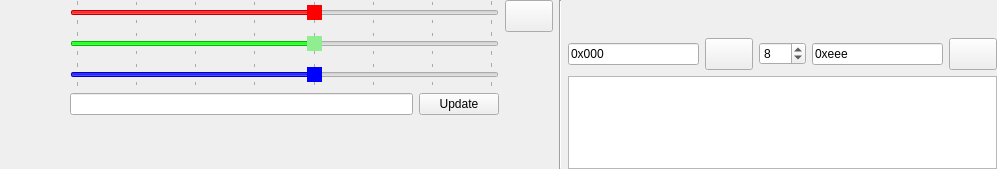
<?xml version="1.0" encoding="UTF-8"?>
<ui version="4.0">
 <class>PalGenMixWidget</class>
 <widget class="QWidget" name="PalGenMixWidget">
  <property name="geometry">
   <rect>
    <x>0</x>
    <y>0</y>
    <width>997</width>
    <height>169</height>
   </rect>
  </property>
  <property name="maximumSize">
   <size>
    <width>16777215</width>
    <height>16777215</height>
   </size>
  </property>
  <property name="windowTitle">
   <string>Form</string>
  </property>
  <layout class="QHBoxLayout" name="horizontalLayout">
   <property name="leftMargin">
    <number>0</number>
   </property>
   <property name="topMargin">
    <number>0</number>
   </property>
   <property name="rightMargin">
    <number>0</number>
   </property>
   <property name="bottomMargin">
    <number>0</number>
   </property>
   <item>
    <widget class="QWidget" name="colorWidget" native="true">
     <property name="minimumSize">
      <size>
       <width>64</width>
       <height>0</height>
      </size>
     </property>
    </widget>
   </item>
   <item>
    <layout class="QVBoxLayout" name="verticalLayout">
     <item>
      <widget class="QSlider" name="redSlider">
       <property name="palette">
        <palette>
         <active>
          <colorrole role="Highlight">
           <brush brushstyle="SolidPattern">
            <color alpha="255">
             <red>255</red>
             <green>0</green>
             <blue>4</blue>
            </color>
           </brush>
          </colorrole>
         </active>
         <inactive>
          <colorrole role="Highlight">
           <brush brushstyle="SolidPattern">
            <color alpha="255">
             <red>255</red>
             <green>0</green>
             <blue>4</blue>
            </color>
           </brush>
          </colorrole>
         </inactive>
         <disabled>
          <colorrole role="Highlight">
           <brush brushstyle="SolidPattern">
            <color alpha="255">
             <red>159</red>
             <green>160</green>
             <blue>161</blue>
            </color>
           </brush>
          </colorrole>
         </disabled>
        </palette>
       </property>
       <property name="styleSheet">
        <string notr="true">QSlider::handle:horizontal {background-color: red;}</string>
       </property>
       <property name="maximum">
        <number>7</number>
       </property>
       <property name="pageStep">
        <number>1</number>
       </property>
       <property name="value">
        <number>4</number>
       </property>
       <property name="orientation">
        <enum>Qt::Horizontal</enum>
       </property>
       <property name="tickPosition">
        <enum>QSlider::TicksBothSides</enum>
       </property>
      </widget>
     </item>
     <item>
      <widget class="QSlider" name="greenSlider">
       <property name="palette">
        <palette>
         <active>
          <colorrole role="Highlight">
           <brush brushstyle="SolidPattern">
            <color alpha="255">
             <red>0</red>
             <green>255</green>
             <blue>0</blue>
            </color>
           </brush>
          </colorrole>
         </active>
         <inactive>
          <colorrole role="Highlight">
           <brush brushstyle="SolidPattern">
            <color alpha="255">
             <red>0</red>
             <green>255</green>
             <blue>0</blue>
            </color>
           </brush>
          </colorrole>
         </inactive>
         <disabled>
          <colorrole role="Highlight">
           <brush brushstyle="SolidPattern">
            <color alpha="255">
             <red>159</red>
             <green>160</green>
             <blue>161</blue>
            </color>
           </brush>
          </colorrole>
         </disabled>
        </palette>
       </property>
       <property name="styleSheet">
        <string notr="true">QSlider::handle:horizontal {background-color: lightgreen;}</string>
       </property>
       <property name="maximum">
        <number>7</number>
       </property>
       <property name="pageStep">
        <number>1</number>
       </property>
       <property name="value">
        <number>4</number>
       </property>
       <property name="orientation">
        <enum>Qt::Horizontal</enum>
       </property>
       <property name="tickPosition">
        <enum>QSlider::TicksBothSides</enum>
       </property>
      </widget>
     </item>
     <item>
      <widget class="QSlider" name="blueSlider">
       <property name="palette">
        <palette>
         <active>
          <colorrole role="Highlight">
           <brush brushstyle="SolidPattern">
            <color alpha="255">
             <red>0</red>
             <green>0</green>
             <blue>255</blue>
            </color>
           </brush>
          </colorrole>
         </active>
         <inactive>
          <colorrole role="Highlight">
           <brush brushstyle="SolidPattern">
            <color alpha="255">
             <red>0</red>
             <green>0</green>
             <blue>255</blue>
            </color>
           </brush>
          </colorrole>
         </inactive>
         <disabled>
          <colorrole role="Highlight">
           <brush brushstyle="SolidPattern">
            <color alpha="255">
             <red>159</red>
             <green>160</green>
             <blue>161</blue>
            </color>
           </brush>
          </colorrole>
         </disabled>
        </palette>
       </property>
       <property name="styleSheet">
        <string notr="true">QSlider::handle:horizontal {background-color: blue;}</string>
       </property>
       <property name="maximum">
        <number>7</number>
       </property>
       <property name="pageStep">
        <number>1</number>
       </property>
       <property name="value">
        <number>4</number>
       </property>
       <property name="orientation">
        <enum>Qt::Horizontal</enum>
       </property>
       <property name="tickPosition">
        <enum>QSlider::TicksBothSides</enum>
       </property>
      </widget>
     </item>
     <item>
      <layout class="QHBoxLayout" name="horizontalLayout_2">
       <item>
        <widget class="QLineEdit" name="colorEdit"/>
       </item>
       <item>
        <widget class="QPushButton" name="updateButton">
         <property name="toolTip">
          <string>Update sliders from hex value</string>
         </property>
         <property name="text">
          <string>Update</string>
         </property>
        </widget>
       </item>
      </layout>
     </item>
     <item>
      <spacer name="verticalSpacer">
       <property name="orientation">
        <enum>Qt::Vertical</enum>
       </property>
       <property name="sizeHint" stdset="0">
        <size>
         <width>20</width>
         <height>40</height>
        </size>
       </property>
      </spacer>
     </item>
    </layout>
   </item>
   <item>
    <layout class="QVBoxLayout" name="verticalLayout_2">
     <item>
      <widget class="QPushButton" name="colorPicker">
       <property name="minimumSize">
        <size>
         <width>48</width>
         <height>32</height>
        </size>
       </property>
       <property name="toolTip">
        <string>Drag &amp; Drop</string>
       </property>
       <property name="icon">
        <iconset resource="main.qrc">
         <normaloff>:/icons/colorpicker.png</normaloff>:/icons/colorpicker.png</iconset>
       </property>
      </widget>
     </item>
     <item>
      <spacer name="verticalSpacer_2">
       <property name="orientation">
        <enum>Qt::Vertical</enum>
       </property>
       <property name="sizeHint" stdset="0">
        <size>
         <width>20</width>
         <height>40</height>
        </size>
       </property>
      </spacer>
     </item>
    </layout>
   </item>
   <item>
    <widget class="Line" name="line">
     <property name="orientation">
      <enum>Qt::Vertical</enum>
     </property>
    </widget>
   </item>
   <item>
    <layout class="QVBoxLayout" name="verticalLayout_3">
     <item>
      <widget class="GradientWidget" name="gradientWidget" native="true">
       <property name="minimumSize">
        <size>
         <width>256</width>
         <height>32</height>
        </size>
       </property>
       <property name="maximumSize">
        <size>
         <width>16777215</width>
         <height>32</height>
        </size>
       </property>
      </widget>
     </item>
     <item>
      <layout class="QHBoxLayout" name="horizontalLayout_4">
       <item>
        <widget class="QLineEdit" name="colorEditA">
         <property name="toolTip">
          <string>Gradient start color</string>
         </property>
         <property name="text">
          <string>0x000</string>
         </property>
        </widget>
       </item>
       <item>
        <widget class="QPushButton" name="colorPickerA">
         <property name="minimumSize">
          <size>
           <width>48</width>
           <height>32</height>
          </size>
         </property>
         <property name="toolTip">
          <string>Start color picker</string>
         </property>
         <property name="text">
          <string/>
         </property>
         <property name="icon">
          <iconset resource="main.qrc">
           <normaloff>:/icons/colorpicker.png</normaloff>:/icons/colorpicker.png</iconset>
         </property>
        </widget>
       </item>
       <item>
        <widget class="QSpinBox" name="colorCount">
         <property name="toolTip">
          <string>Gradient step count</string>
         </property>
         <property name="minimum">
          <number>2</number>
         </property>
         <property name="maximum">
          <number>256</number>
         </property>
         <property name="value">
          <number>8</number>
         </property>
        </widget>
       </item>
       <item>
        <widget class="QLineEdit" name="colorEditB">
         <property name="toolTip">
          <string>Gradient end color</string>
         </property>
         <property name="text">
          <string>0xeee</string>
         </property>
        </widget>
       </item>
       <item>
        <widget class="QPushButton" name="colorPickerB">
         <property name="minimumSize">
          <size>
           <width>48</width>
           <height>32</height>
          </size>
         </property>
         <property name="toolTip">
          <string>End color picker</string>
         </property>
         <property name="text">
          <string/>
         </property>
         <property name="icon">
          <iconset resource="main.qrc">
           <normaloff>:/icons/colorpicker.png</normaloff>:/icons/colorpicker.png</iconset>
         </property>
        </widget>
       </item>
      </layout>
     </item>
     <item>
      <widget class="QPlainTextEdit" name="gradientColors">
       <property name="enabled">
        <bool>true</bool>
       </property>
       <property name="readOnly">
        <bool>true</bool>
       </property>
      </widget>
     </item>
    </layout>
   </item>
  </layout>
 </widget>
 <customwidgets>
  <customwidget>
   <class>GradientWidget</class>
   <extends>QWidget</extends>
   <header location="global">gradientwidget.h</header>
   <container>1</container>
  </customwidget>
 </customwidgets>
 <resources>
  <include location="main.qrc"/>
 </resources>
 <connections/>
</ui>
